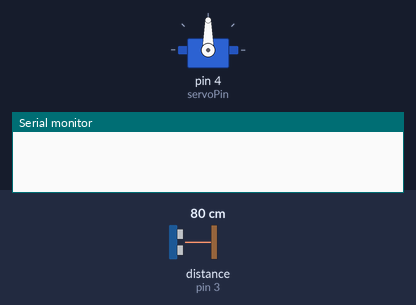
Simulated run of this sketch. Board: Arduino Uno, built with avr-gcc and run on an emulated ATmega328P. On the bench: servo, the last lines printed to the serial monitor. Wiring (inferred from the names in the program): ultrasonic range finder: trigger pin 2; echo pin 3. Inputs (shaded band) come from the test bench; at power-on: distance to the obstacle (sensor on pin 3) 80 cm. The echo pulse lasts 58.3 µs per cm.

Above: at 0.1 s.
1.7 s: distance to the obstacle (sensor on pin 3) set to 9 cm
At 2.19 s:
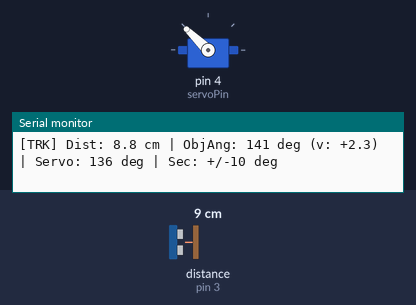
4.7 s: distance to the obstacle (sensor on pin 3) set to 299 cm
7.7 s: distance to the obstacle (sensor on pin 3) set to 2 cm
At 10.06 s:
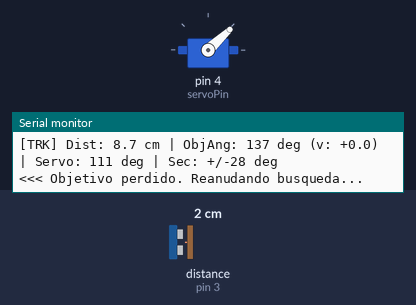
Timing chart, 0 to 19.7 s (numbered marks = the images above; inputs shaded):
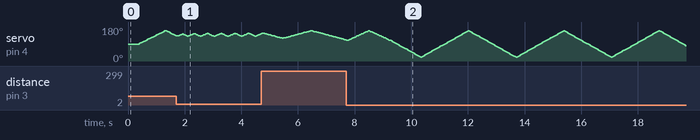

The sketch:

kalman_ultrasonidos_servo.ino
```cpp
#include <Arduino.h>
#include <Servo.h>

// ============================================================================
// CONFIGURACION DE HARDWARE Y PINES
// ============================================================================
const int trigPin = 2;   // Pin Trigger del HC-SR04
const int echoPin = 3;   // Pin Echo del HC-SR04
const int servoPin = 4;  // Pin de control del servo (cable naranja)

Servo miServo;

// Limites mecanicos seguros para el servomotor
const int SERVO_MIN_ANGLE = 20;
const int SERVO_MAX_ANGLE = 160;

// Rango de deteccion valido del objetivo (en cm)
const float MIN_DISTANCE = 5.0;
const float MAX_DISTANCE = 45.0;

// Parametros de barrido de sector (Opcion A - Sector Centroid Tracking)
const float BASE_SECTOR_HALF_AMP = 10.0; // Amplitud base (+/- 10 grados alrededor del blanco)
const float MAX_SECTOR_HALF_AMP = 28.0;  // Amplitud maxima adaptativa para blancos rapidos
const float SWEEP_STEP = 1.8;            // Avance angular por paso (movimiento continuo suave)
const int STEP_DELAY_MS = 22;            // Cadencia de muestreo (~45 Hz, reposo acustico)

// ============================================================================
// FILTRO DE KALMAN 1D/2D PARA DISTANCIA Y ANGULO
// ============================================================================
// Modelo cinemático: x = [posicion, velocidad]
// - Distancia: r (cm), r_dot (cm/s)
// - Angulo: theta (deg), theta_dot (deg/s)
// ============================================================================
struct KalmanTracker1D {
  float pos;       // Estimacion de posicion
  float vel;       // Estimacion de velocidad (delta posicion / delta t)
  float p00, p01;  // Matriz de covarianza P
  float p10, p11;
  float q_acc;     // Ruido de proceso (aceleracion)
  float r_var;     // Varianza del ruido de medicion del sensor

  void init(float initial_pos, float q, float r) {
    pos = initial_pos;
    vel = 0.0;
    p00 = 4.0;  p01 = 0.0;
    p10 = 0.0;  p11 = 10.0;
    q_acc = q;
    r_var = r;
  }

  void predict(float dt) {
    // Proyeccion del estado: x = F * x
    pos += vel * dt;

    // Proyeccion de covarianza: P = F * P * F^T + Q
    float dt2 = dt * dt;
    float dt3 = dt2 * dt;
    float dt4 = dt3 * dt;

    float np00 = p00 + dt * (p10 + p01) + dt2 * p11 + q_acc * dt4 / 4.0;
    float np01 = p01 + dt * p11 + q_acc * dt3 / 2.0;
    float np10 = p10 + dt * p11 + q_acc * dt3 / 2.0;
    float np11 = p11 + q_acc * dt2;

    p00 = np00;
    p01 = np01;
    p10 = np10;
    p11 = np11;
  }

  void update(float z) {
    // Innovacion
    float y = z - pos;
    float S = p00 + r_var;
    float invS = 1.0 / S;

    float k0 = p00 * invS;
    float k1 = p10 * invS;

    pos += k0 * y;
    vel += k1 * y;

    float op00 = p00;
    float op01 = p01;
    float op10 = p10;
    float op11 = p11;

    p00 = (1.0 - k0) * op00;
    p01 = (1.0 - k0) * op01;
    p10 = op10 - k1 * op00;
    p11 = op11 - k1 * op01;
  }

  void dampVelocity(float factor) {
    vel *= factor;
  }
};

KalmanTracker1D kf_dist;
KalmanTracker1D kf_angle;

// ============================================================================
// MAQUINA DE ESTADOS Y CONTROL DEL SERVO (SECTOR CENTROID TRACKING)
// ============================================================================
enum TrackerMode {
  MODE_SEARCH,       // Busqueda panoramica de 20 a 160 deg
  MODE_TRACK_SECTOR  // Barrido de sector continuo y estimacion de centroide
};

TrackerMode currentMode = MODE_SEARCH;

float currentServoAngle = 90.0;
float searchDir = 1.0;
float sweepDir = 1.0;
float currentSectorAmp = BASE_SECTOR_HALF_AMP;

// Variables para deteccion de flancos acusticos y centroide
bool echoActive = false;
float echoStartAngle = 0.0;
float echoEndAngle = 0.0;
int lostSweepCount = 0;
const int MAX_LOST_SWEEPS = 6; // ~1.5s sin eco -> vuelve a busqueda panoramica

unsigned long lastLoopMs = 0;
unsigned long lastTelemetryMs = 0;

// ============================================================================
// FUNCIONES AUXILIARES DE MEDICION Y HARDWARE
// ============================================================================

// Lectura ultrasonica robusta con timeout seguro de 25000 µs (~4.2 metros max)
// Garantiza compatibilidad con todos los modulos HC-SR04 y clones sin perder pulsos
float readUltrasonic() {
  digitalWrite(trigPin, LOW);
  delayMicroseconds(4);
  digitalWrite(trigPin, HIGH);
  delayMicroseconds(10);
  digitalWrite(trigPin, LOW);

  long duration = pulseIn(echoPin, HIGH, 25000);
  if (duration <= 0) return -1.0;

  float d = duration * 0.034 / 2.0;
  return d;
}

// Control directo de posicion del servomotor con limites mecanicos
void setServoAngle(float angle) {
  angle = constrain(angle, (float)SERVO_MIN_ANGLE, (float)SERVO_MAX_ANGLE);
  currentServoAngle = angle;
  miServo.write((int)round(currentServoAngle));
}

// ============================================================================
// SETUP
// ============================================================================
void setup() {
  // Baudrate fijo a 9600 (sincronizado con monitor_speed en platformio.ini)
  Serial.begin(9600);

  pinMode(trigPin, OUTPUT);
  pinMode(echoPin, INPUT);

  miServo.attach(servoPin);
  setServoAngle(90.0);
  delay(400);

  // Inicializacion del Filtro de Kalman:
  // Distancia: q = 15.0, r = 0.25 (0.5 cm desv. estandar)
  // Angulo: q = 150.0 (alta agilidad ante cambios de direccion), r = 2.0 (ruido centroide)
  kf_dist.init(25.0, 15.0, 0.25);
  kf_angle.init(90.0, 150.0, 2.0);

  lastLoopMs = millis();
  lastTelemetryMs = millis();

  Serial.println(F("--- Tracker Sectorial Centroid Listo (9600 baud) ---"));
}

// ============================================================================
// LOOP PRINCIPAL
// ============================================================================
void loop() {
  unsigned long now = millis();
  float dt = (now - lastLoopMs) / 1000.0;
  if (dt < 0.001) dt = 0.001;
  lastLoopMs = now;

  // --------------------------------------------------------------------------
  // MODO 1: BUSQUEDA PANORAMICA (SEARCH)
  // --------------------------------------------------------------------------
  if (currentMode == MODE_SEARCH) {
    currentServoAngle += searchDir * 3.0;
    if (currentServoAngle >= SERVO_MAX_ANGLE) {
      currentServoAngle = SERVO_MAX_ANGLE;
      searchDir = -1.0;
    } else if (currentServoAngle <= SERVO_MIN_ANGLE) {
      currentServoAngle = SERVO_MIN_ANGLE;
      searchDir = 1.0;
    }

    setServoAngle(currentServoAngle);
    delay(35); // Pausa para movimiento del servo y reposo acustico

    float dist = readUltrasonic();

    // Telemetria periodica en busqueda para verificar mediciones en vivo
    if (now - lastTelemetryMs >= 200) {
      lastTelemetryMs = now;
      Serial.print(F("[BUSQUEDA] Ang: "));
      Serial.print((int)round(currentServoAngle));
      Serial.print(F(" deg | Eco: "));
      if (dist > 0) {
        Serial.print(dist, 1);
        Serial.print(F(" cm"));
        if (dist < MIN_DISTANCE || dist > MAX_DISTANCE) {
          Serial.print(F(" (fuera de rango [5-45cm])"));
        }
      } else {
        Serial.print(F("---"));
      }
      Serial.println();
    }

    if (dist >= MIN_DISTANCE && dist <= MAX_DISTANCE) {
      // Objetivo detectado: Fijar e iniciar seguimiento sectorial centrado
      kf_dist.init(dist, 15.0, 0.25);
      kf_angle.init(currentServoAngle, 150.0, 2.0);
      currentSectorAmp = BASE_SECTOR_HALF_AMP;
      sweepDir = 1.0;
      echoActive = false;
      lostSweepCount = 0;
      currentMode = MODE_TRACK_SECTOR;

      Serial.print(F(">>> Lock en Ang: "));
      Serial.print((int)round(currentServoAngle));
      Serial.print(F(" deg | Dist: "));
      Serial.print(dist, 1);
      Serial.println(F(" cm"));
    }

  // --------------------------------------------------------------------------
  // MODO 2: SEGUIMIENTO POR BARRIDO DE SECTOR Y CENTROIDE (TRACK_SECTOR)
  // --------------------------------------------------------------------------
  } else {
    // 1. Prediccion temporal del Filtro de Kalman
    kf_dist.predict(dt);
    kf_angle.predict(dt);
    kf_angle.pos = constrain(kf_angle.pos, (float)SERVO_MIN_ANGLE, (float)SERVO_MAX_ANGLE);

    // 2. Limites del sector de barrido centrados en la posicion predicha
    float leftLimit = max((float)SERVO_MIN_ANGLE, kf_angle.pos - currentSectorAmp);
    float rightLimit = min((float)SERVO_MAX_ANGLE, kf_angle.pos + currentSectorAmp);

    // 3. Avance suave y continuo del servomotor
    currentServoAngle += sweepDir * SWEEP_STEP;
    bool reachedTurnaround = false;

    if (sweepDir > 0 && currentServoAngle >= rightLimit) {
      currentServoAngle = rightLimit;
      sweepDir = -1.0;
      reachedTurnaround = true;
    } else if (sweepDir < 0 && currentServoAngle <= leftLimit) {
      currentServoAngle = leftLimit;
      sweepDir = 1.0;
      reachedTurnaround = true;
    }

    setServoAngle(currentServoAngle);
    delay(STEP_DELAY_MS);

    // 4. Muestreo ultrasonico en el angulo actual
    float dist = readUltrasonic();

    if (dist >= MIN_DISTANCE && dist <= MAX_DISTANCE) {
      lostSweepCount = 0;
      currentSectorAmp = BASE_SECTOR_HALF_AMP;
      kf_dist.update(dist);

      if (!echoActive) {
        // Flanco de subida: el haz acustico empieza a tocar el blanco
        echoActive = true;
        echoStartAngle = currentServoAngle;
      }

      // Si alcanzamos el extremo del barrido viendo aun el blanco,
      // el objetivo se desplaza activamente hacia ese lado (empuje inmediato)
      if (reachedTurnaround) {
        echoEndAngle = currentServoAngle;
        float centroid = (echoStartAngle + echoEndAngle) / 2.0;
        kf_angle.update(centroid);
        // sweepDir ya fue invertido, por lo que -sweepDir apunta a la direccion de escape
        kf_angle.pos = constrain(kf_angle.pos - sweepDir * 3.5, (float)SERVO_MIN_ANGLE, (float)SERVO_MAX_ANGLE);
        echoStartAngle = currentServoAngle; // Mantiene el seguimiento de flanco
      }
    } else {
      if (echoActive) {
        // Flanco de bajada: el haz acustico acaba de cruzar el blanco por completo
        echoActive = false;
        echoEndAngle = currentServoAngle;
        float centroid = (echoStartAngle + echoEndAngle) / 2.0;
        kf_angle.update(centroid);
      }

      if (reachedTurnaround) {
        // Media oscilacion completada sin ver el blanco
        lostSweepCount++;
        // Si no hay eco, amortiguar de inmediato la velocidad para no divergir
        kf_angle.dampVelocity(0.3);
        kf_dist.dampVelocity(0.5);

        // Ensanchamiento adaptativo del sector para recuperar blancos rapidos
        currentSectorAmp = min(MAX_SECTOR_HALF_AMP, BASE_SECTOR_HALF_AMP + lostSweepCount * 7.0);

        if (lostSweepCount >= MAX_LOST_SWEEPS) {
          currentMode = MODE_SEARCH;
          currentSectorAmp = BASE_SECTOR_HALF_AMP;
          echoActive = false;
          Serial.println(F("<<< Objetivo perdido. Reanudando busqueda..."));
        }
      }
    }
  }

  // --------------------------------------------------------------------------
  // TELEMETRIA SERIE (Regulada a 150 ms para no saturar el buffer UART a 9600)
  // --------------------------------------------------------------------------
  if (now - lastTelemetryMs >= 150) {
    lastTelemetryMs = now;
    if (currentMode == MODE_TRACK_SECTOR) {
      Serial.print(F("[TRK] Dist: "));
      Serial.print(kf_dist.pos, 1);
      Serial.print(F(" cm | ObjAng: "));
      Serial.print((int)round(kf_angle.pos));
      Serial.print(F(" deg (v: "));
      if (kf_angle.vel >= 0) Serial.print('+');
      Serial.print(kf_angle.vel, 1);
      Serial.print(F(") | Servo: "));
      Serial.print((int)round(currentServoAngle));
      Serial.print(F(" deg | Sec: +/-"));
      Serial.print((int)round(currentSectorAmp));
      Serial.println(F(" deg"));
    }
  }
}
```
